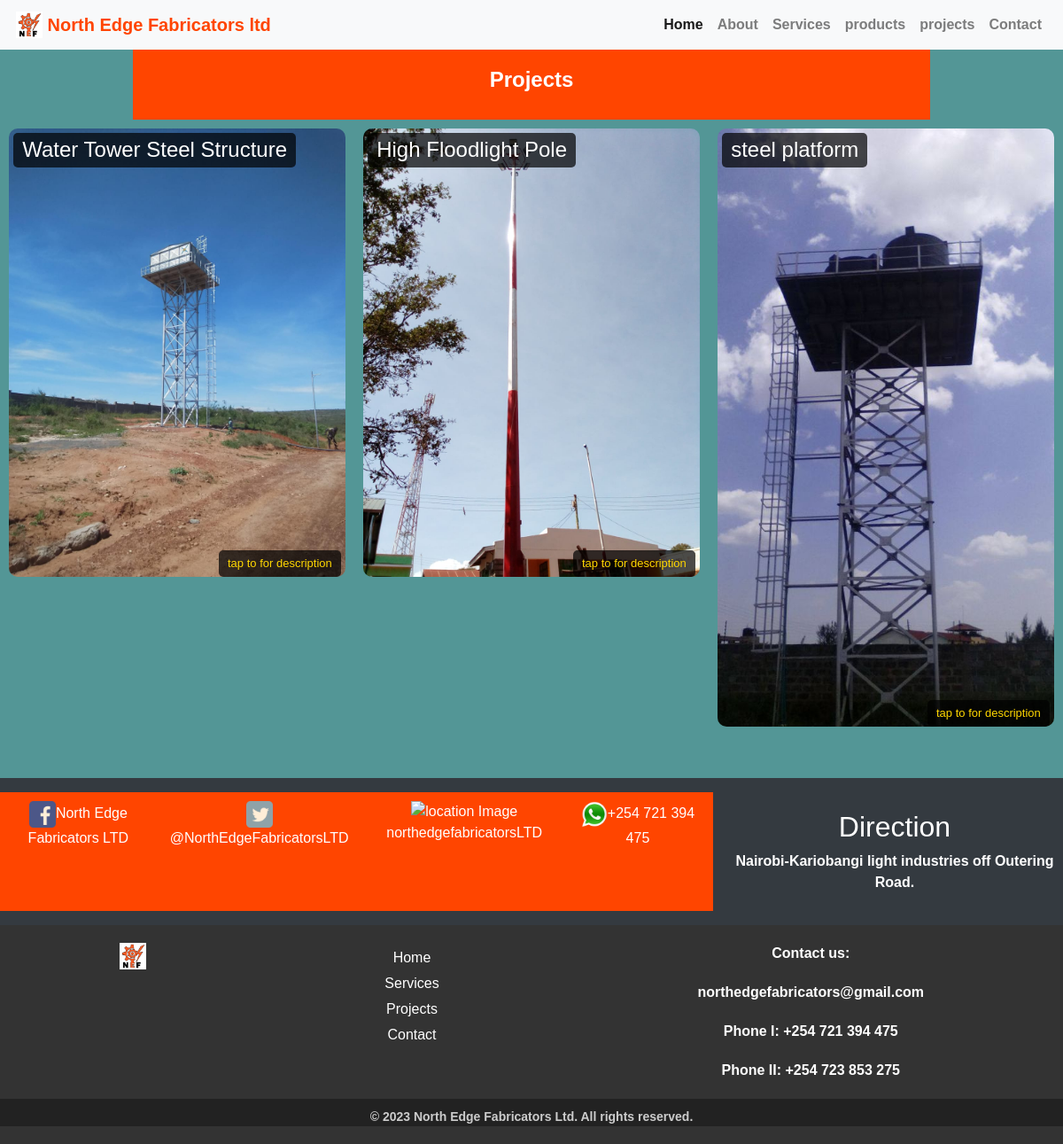
Before: /projects/ with the older database file.
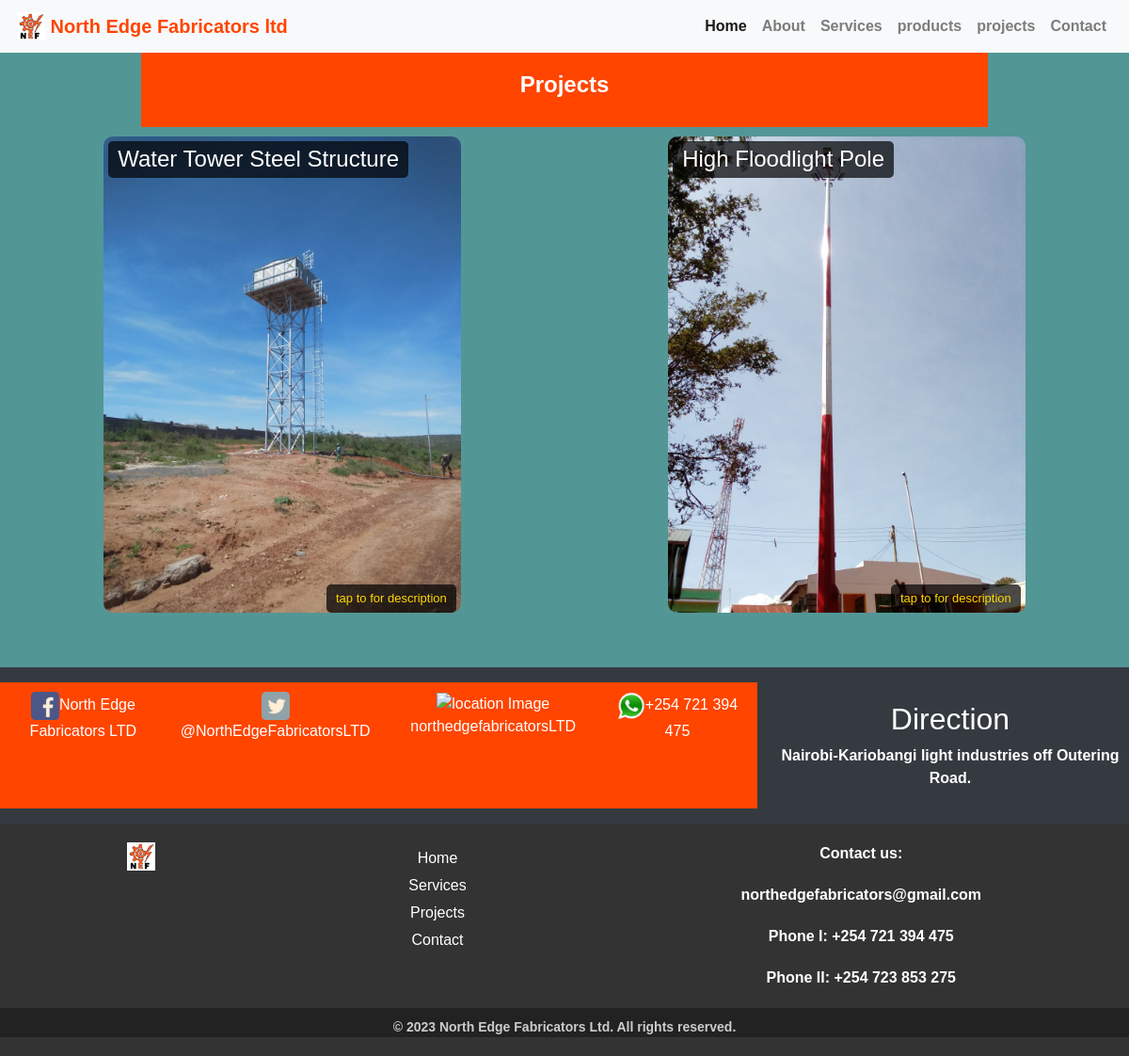
After: the same page with the newer database file.
### homeapp/models.py (models this page shows, shortened)
class Project(models.Model):
    name = models.CharField(max_length=100)
    description = models.TextField()
    project_image = models.ImageField(upload_to='project_images/', default='default_image.jpg')
    is_ongoing = models.BooleanField(default=True)

### homeapp/views.py (the view)
# urls.py: path("projects/", views.projects_view, name='projects'),
def projects_view(request):
    projects = Project.objects.all()
    context = {'projects': projects}
    return render(request, 'homeapp/projects.html', context)

### homeapp/templates/homeapp/projects.html (shortened to what this page needs)
{% extends 'homeapp/base.html' %}
{% load static %}
{% block content %}
<header class="container">
      <h1><b>Projects</b></h1>
</header>
<section class="projects-container">
      {% for project in projects %}
            <div class="project">
            <img src="{{project.project_image.url}}" alt="Project 1" class="project-image">
            <h1 class="project-title">{{project.name}}</h1>
                  <div class="project-description-caller">tap to for description</div>
            </div>
      {% endfor %}
  </section>
{% endblock %}

Changed rows visible on the page:
removed Project: project_image (picture), name "steel platform"
